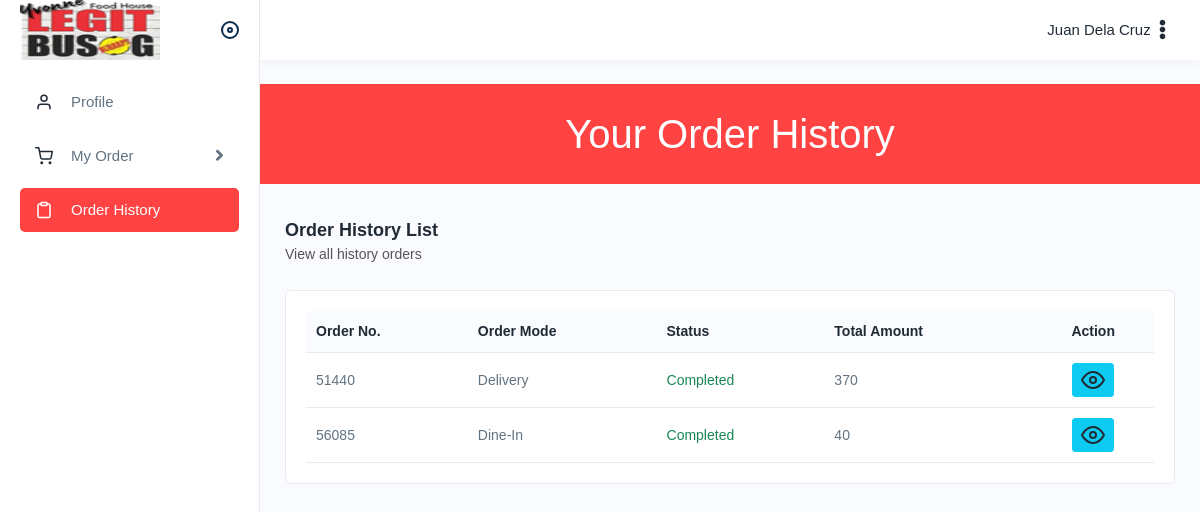
Page /v2/order/history (signed in) on the earlier database version.
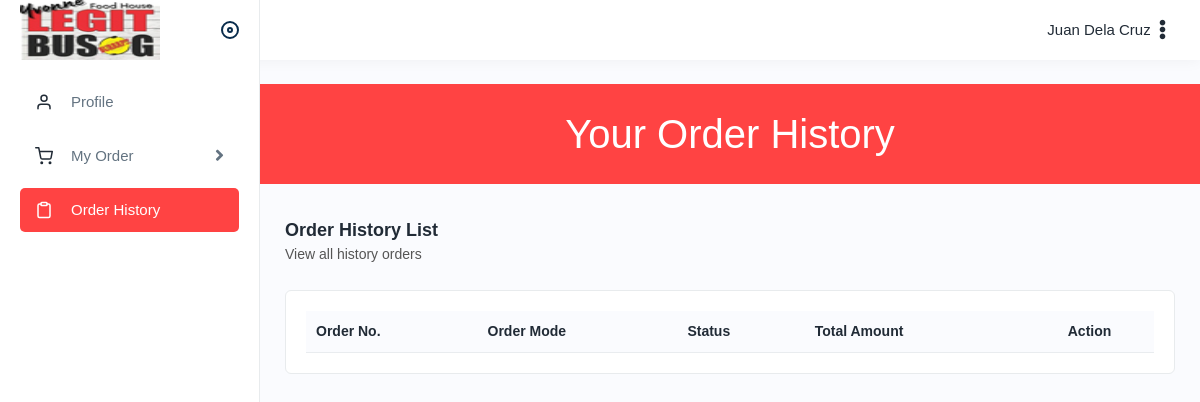
Same page on the later database version.
### main/models.py (models this page shows, shortened)
class Transaction(models.Model):
    transaction_id = models.CharField(max_length=50, null=False)
    user = models.ForeignKey(User, on_delete=models.CASCADE, null=False)
    total_amount = models.IntegerField(default=0, null=True)
    order_mode = models.CharField(max_length=50)
    status = models.CharField(max_length=50)
    address = models.CharField(max_length=250)
    cancel_reason = models.CharField(max_length=250, null=True)
    date_created = models.DateTimeField(default=now)

### main/views.py (the view)
# urls.py: path("v2/order/history", views.customerHistoryOrder,
@login_required
def customerHistoryOrder(response):
    user = response.user
    today = date.today()
    recent_threshold = today - timedelta(days=365 * 5)
    trans = Transaction.objects.filter(
        Q(user=user, status='Completed') | Q(user=user, status='Cancelled'),
        date_created__gte=recent_threshold.strftime("%Y-%m-%d"),
        date_created__lt=today.strftime("%Y-%m-%d")
    )
    return render(response, 'main/customer/orderhistory.html', {
        'trans': trans,
    })

### main/templates/main/customer/orderhistory.html
{% extends '../customer-layout.html' %}
{% load static %}
{% block stylesheets %}
<link rel="stylesheet" href="{% static 'css/custom-style.css' %}">
{% endblock stylesheets %}
{% block content %}
<header>
    <h1>Your Order History</h1>
</header>
<div class="content mt-2">
    <div class="page-header">
        <div class="page-title">
            <h4>Order History List</h4>
            <h6>View all history orders</h6>
        </div>
    </div>
    <div class="card">
        <div class="card-body">
            <div class="table-responsive">
                <table id="example" class="table">
                    <thead>
                        <tr>
                            <th>Order No.</th>
                            <th>Order Mode</th>
                            <th>Status</th>
                            <th>Total Amount</th>
                            <th class="text-center">Action</th>
                        </tr>
                    </thead>
                    {% for tran in trans %}
                    <tbody>
                        <tr>
                            <td>{{ tran.transaction_id }}</td>
                            <td>{{ tran.order_mode }}</td>
                            {% if tran.status == 'Completed' %}
                            <td class="text-success">{{ tran.status }}</td>
                            {% else %}
                            <td class="text-secondary">{{ tran.status }}</td>
                            {% endif %}
                            <td>{{ tran.total_amount }}</td>
                            <td class="text-center">
                                <a class="btn btn-sm btn-info"
                                   href="{% url 'customer_view_rate_order' tran.transaction_id %}">
                                    <i data-feather="eye"></i>
                                </a>
                            </td>
                        </tr>
                    </tbody>
                    {% endfor %}
                </table>
            </div>
        </div>
    </div>
</div>
{% endblock %}

Differences in the rows shown:
removed Transaction: transaction_id "51440", order_mode "Delivery", status "Completed", total_amount "370"
removed Transaction: transaction_id "56085", order_mode "Dine-In", status "Completed", total_amount "40"
